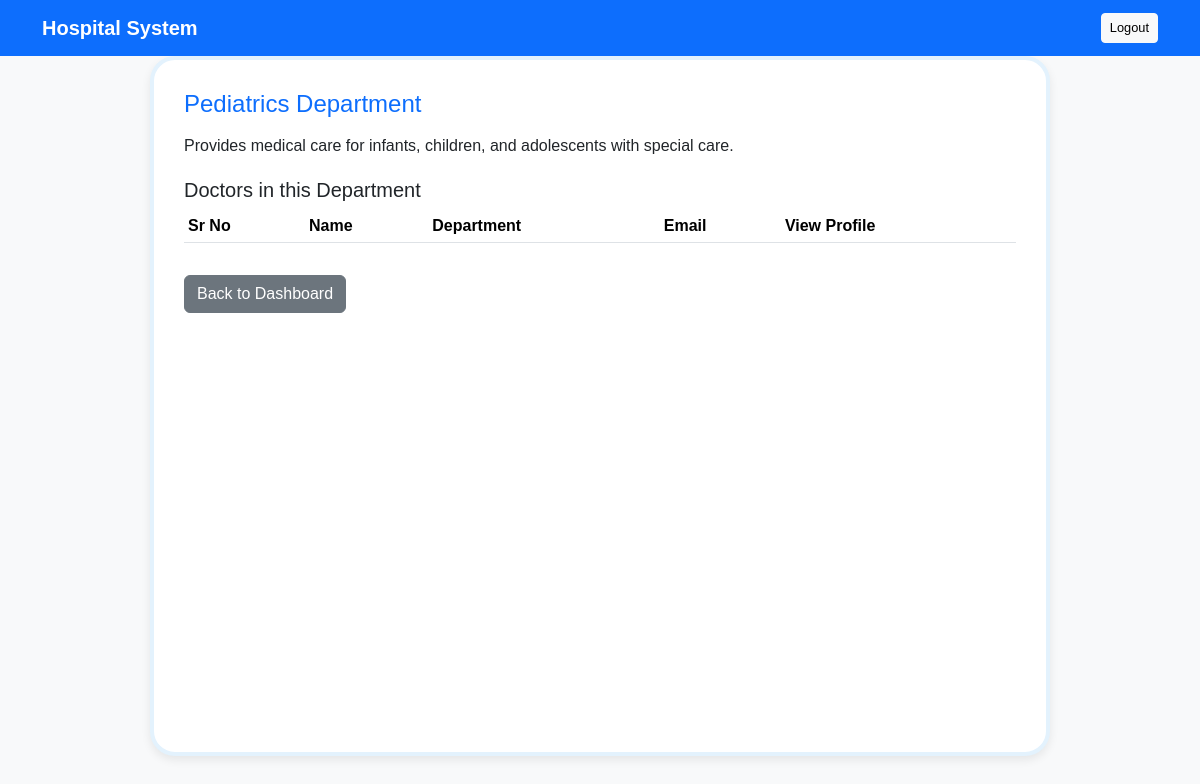
Page /department/1 (signed in) on the earlier database version.
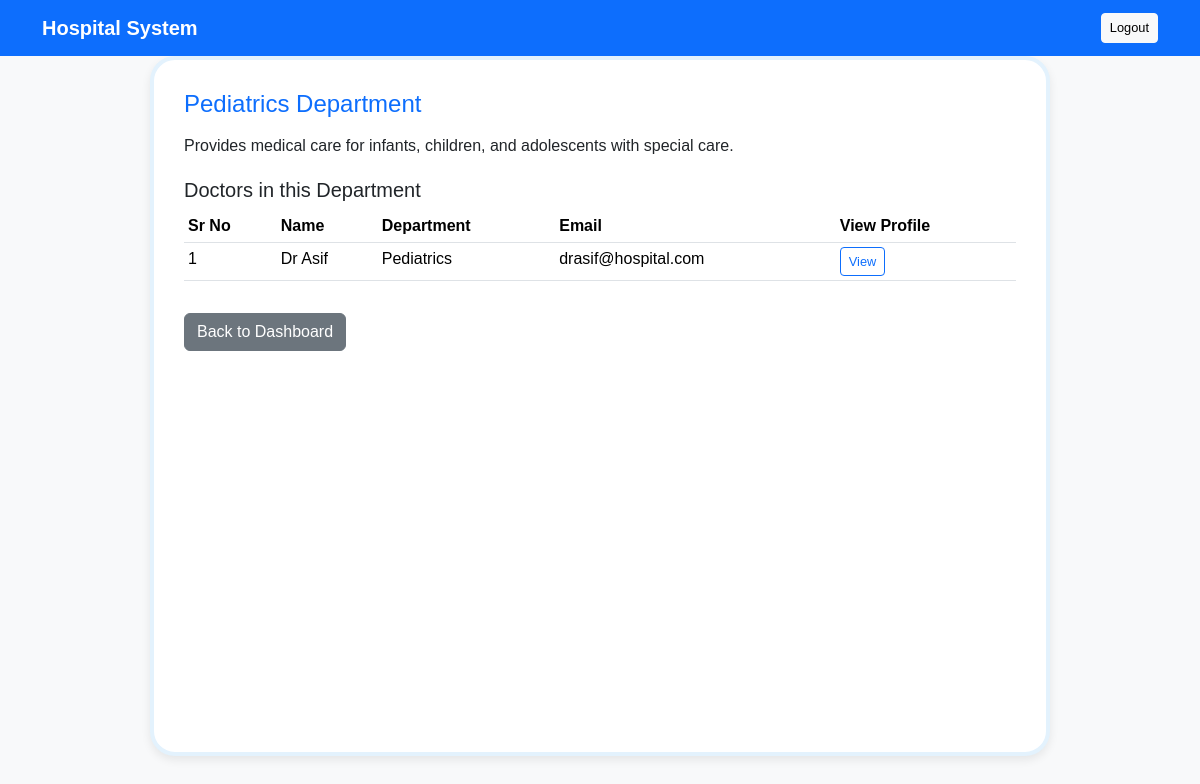
Same page on the later database version.
### application/models.py (models this page shows)
class Doctor(db.Model):
    id = db.Column(db.Integer, primary_key=True)
    name = db.Column(db.String(100), nullable=False)
    email = db.Column(db.String(100), unique=True)
    phone = db.Column(db.String(20), nullable=False)
    experience = db.Column(db.Integer)
    details = db.Column(db.Text)
    available_slots = db.Column(db.Text)  # Could store JSON string for slots
    department_id = db.Column(db.Integer, db.ForeignKey('department.id'))
    department = db.relationship('Department', backref='doctors')

class Department(db.Model):
    id = db.Column(db.Integer, primary_key=True)
    name = db.Column(db.String(100), nullable=False)
    details = db.Column(db.Text)

### application/controllers.py (the view)
    @app.route('/department/<int:department_id>')
    def view_department(department_id):
        if 'role' not in session or session['role'] != 'patient':
            flash("Access denied!", "danger")
            return redirect(url_for('login'))
        department = Department.query.get_or_404(department_id)
        doctors = Doctor.query.filter_by(department_id=department.id).all()
        return render_template('department_detail.html', department=department, doctors=doctors)

### templates/department_detail.html (shortened to what this page needs)
<!DOCTYPE html>
<html lang="en">
<head>
    <link rel="stylesheet" href="/static/style.css">
    <link href="https://cdn.jsdelivr.net/npm/bootstrap@5.3.8/dist/css/bootstrap.min.css" rel="stylesheet">
</head>
<body>
<nav class="navbar navbar-expand-lg">
    <div class="container">
        <a class="navbar-brand" href="/patient/dashboard">Hospital System</a>
        <div class="ms-auto">
            <a href="/logout" class="btn btn-light btn-sm">Logout</a>
        </div>
    </div>
</nav>
<div id="main">
    <h4>{{ department.name }} Department</h4>
    <p>{{ department.details }}</p>
    <div class="table-section">
        <h5>Doctors in this Department</h5>
        <table class="table table-hover table-sm">
            <thead>
                <tr>
                    <th>Sr No</th>
                    <th>Name</th>
                    <th>Department</th>
                    <th>Email</th>
                    <th>View Profile</th>
                </tr>
            </thead>
            <tbody>
                {% for doctor in doctors %}
                <tr>
                    <td>{{ loop.index }}</td>
                    <td>{{ doctor.name }}</td>
                    <td>{{ doctor.department.name }}</td>
                    <td>{{ doctor.email }}</td>
                    <td>
                        {% if session['role'] == 'admin' %}
                            <a href="{{ url_for('admin_doctor_details', doctor_id=doctor.id) }}" class="btn btn-sm btn-outline-primary">View</a>
                        {% elif session['role'] == 'patient' %}
                            <a href="{{ url_for('patient_doctor_details', doctor_id=doctor.id) }}" class="btn btn-sm btn-outline-primary">View</a>
                        {% endif %}
                    </td>
                </tr>
                {% endfor %}
            </tbody>
        </table>
    </div>
        <a href="{% if session['role'] == 'admin' %}
                {{ url_for('admin_dashboard') }}
                {% else %}
                {{ url_for('patient_dashboard') }}
                {% endif %}"
        class="btn btn-secondary mt-3">Back to Dashboard
    </a>
</div>
</body>
</html>

Differences in the rows shown:
added Doctor: name "Dr Asif", department.name "Pediatrics", email "drasif@hospital.com"
